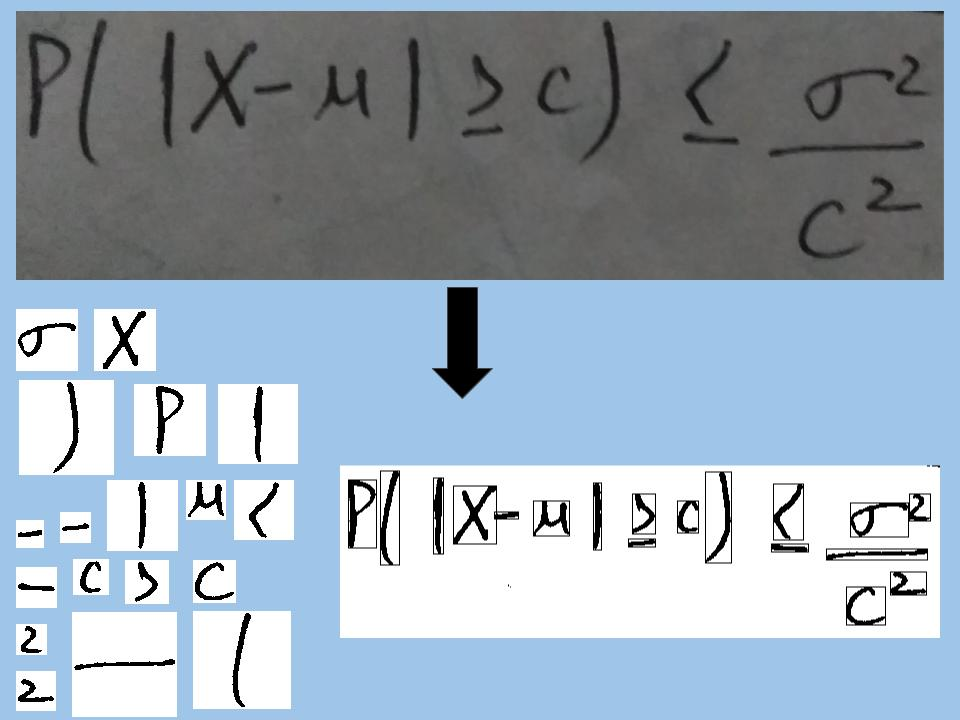
#> input picture sample1.jpg, 960 x 720 px
$ python main.py --input_path sample1.jpg --output_path out.png
#> lines starting #> are read from the running program, lines starting #| are printed output that depends on the picture; after the words box and inside, x2 and y2 are one past the last pixel; in counts of white or black regions, pixels touching at a corner belong together
### functions.py
# --------------------Image--------------
#
# |-------------> x-axis
# | $ $ $ $ $--------------------------------------------------------> (x, y)
# | $ $ $ $ $
# | $ $ $ $ $
# |
# y-axis


# --------------------numpy array--------------
#
# |-------------> x-axis
# | $ $ $ $ $--------------------------------------------------------> (y, x)
# | $ $ $ $ $
# | $ $ $ $ $
# |
# y-axis

import sys
import cv2 as cv
import numpy as np
from pathlib import Path


def read(path):
#> called with path = 'sample1.jpg'
    img = cv.imread(path, 0)
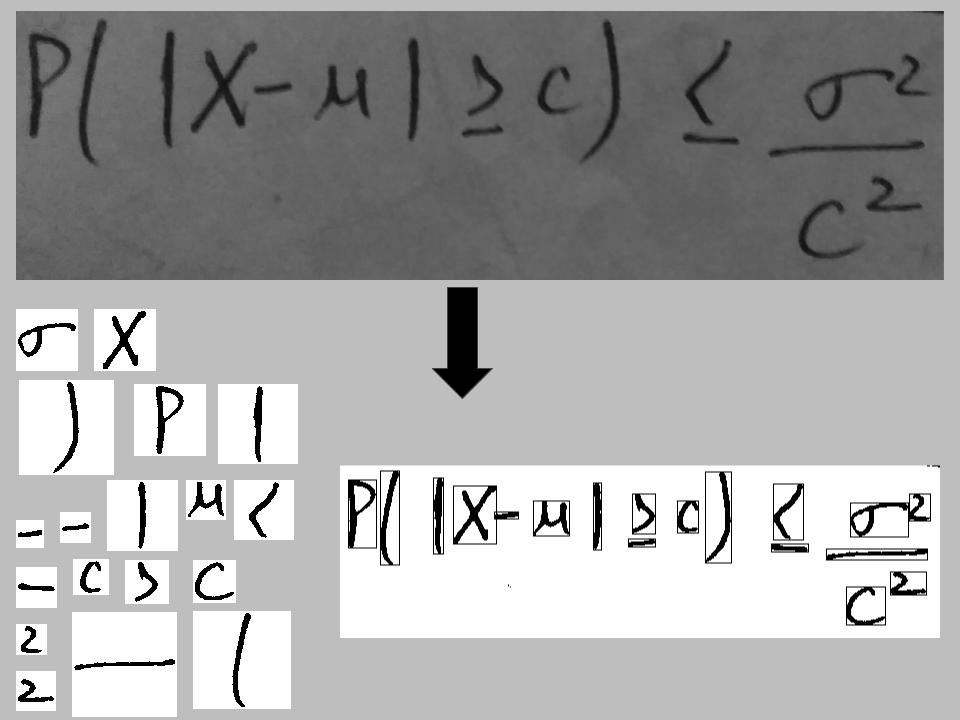
#> img: shape (720, 960); min 0, max 255, mean 165.5
    if type(img) == type(None):
        sys.exit("Error!, Invalid path")
    else:
        return img


def resize(img, width=600):
#> called with width = 600
    b = width
    a = b / img.shape[1]
#> a = 0.625
    return cv.resize(img, (b, int(img.shape[0] * a)), interpolation=cv.INTER_AREA)


# [4 lines left out: function show, not called in this run]


def apply_thresh(img):
    return cv.adaptiveThreshold(img, 255, cv.ADAPTIVE_THRESH_GAUSSIAN_C, cv.THRESH_BINARY, 155, 20)  # 155, 15
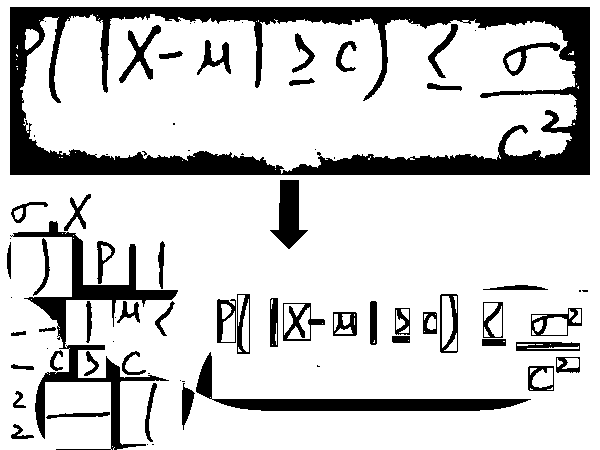
#> returned value: shape (450, 600); 81.5% white; 78 black regions (28 under 20 px)


# [27 lines left out: functions get_box_coords, get_area_wise_order, squarify, not called in this run]


def save_all_masks(img, show_boxes, path):
#> called with show_boxes = False
    cnts, _ = cv.findContours(255 - img, cv.RETR_TREE, cv.CHAIN_APPROX_SIMPLE)  # 1st stage contour
#> cnts = 185 contours, 96 with area under 20; largest, box (x1, y1, x2, y2) and area: (10, 7, 590, 175) 96693, (19, 13, 578, 175) 71501, (10, 221, 178, 450) 5096, (196, 352, 531, 411) 3521, (270, 180, 308, 249) 1270
    pad_x = 2
    pad_y = 2

    mask = np.ones(img.shape, np.uint8) * 255

    for cnt in cnts:
        cv.drawContours(mask, [cnt], 0, (0, 0, 0), -1)
#> this loop made 185 passes
#> cnt on passes 1, 2, 8: [[152, 444], [153, 444]], [[147, 444]], [[182, 381], [184, 381]]
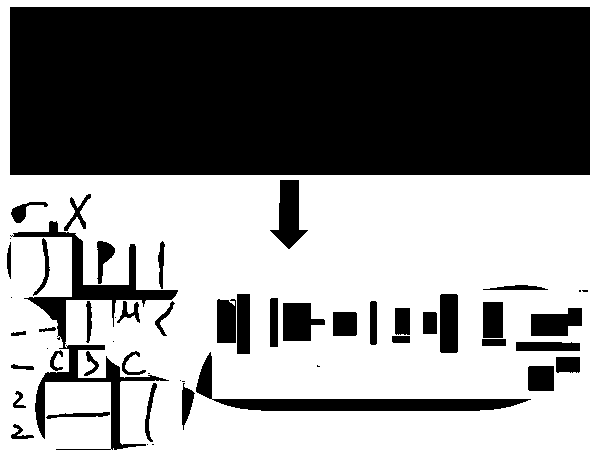
#> mask: shape (450, 600); 54.8% white; 54 black regions (13 under 20 px)

    cnts, _ = cv.findContours(255 - mask, cv.RETR_TREE, cv.CHAIN_APPROX_SIMPLE)  # 2nd stage contour
#> cnts = 54 contours, 13 with area under 20; largest, box (x1, y1, x2, y2) and area: (10, 7, 590, 175) 96693, (10, 221, 178, 450) 5096, (196, 352, 531, 411) 3521, (270, 180, 308, 249) 1270, (283, 303, 325, 341) 1070
#> (the run stopped early here; a loop or call above may not have finished)
